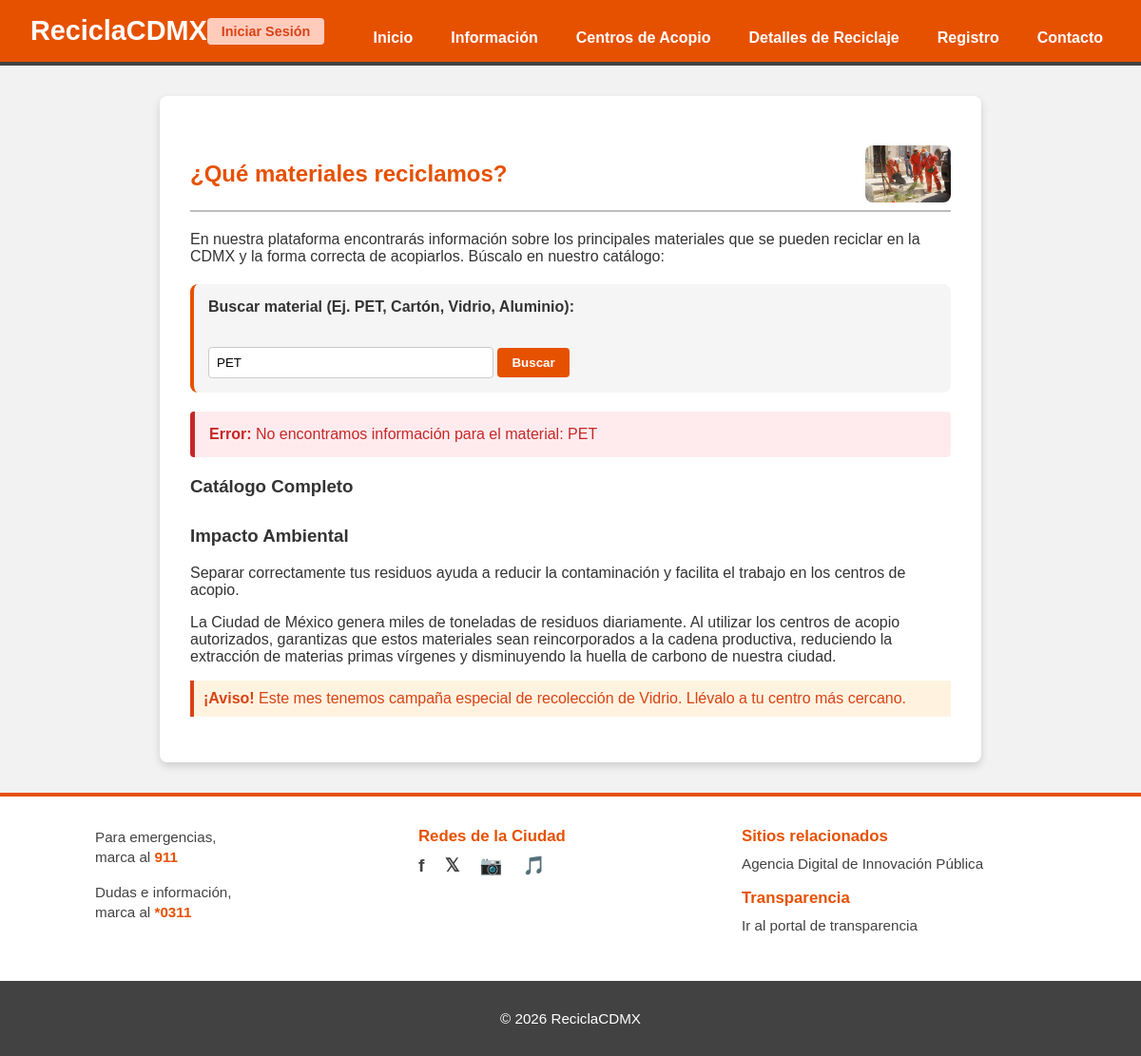
The page /informacion.php?buscar=PET on the database as committed earlier.
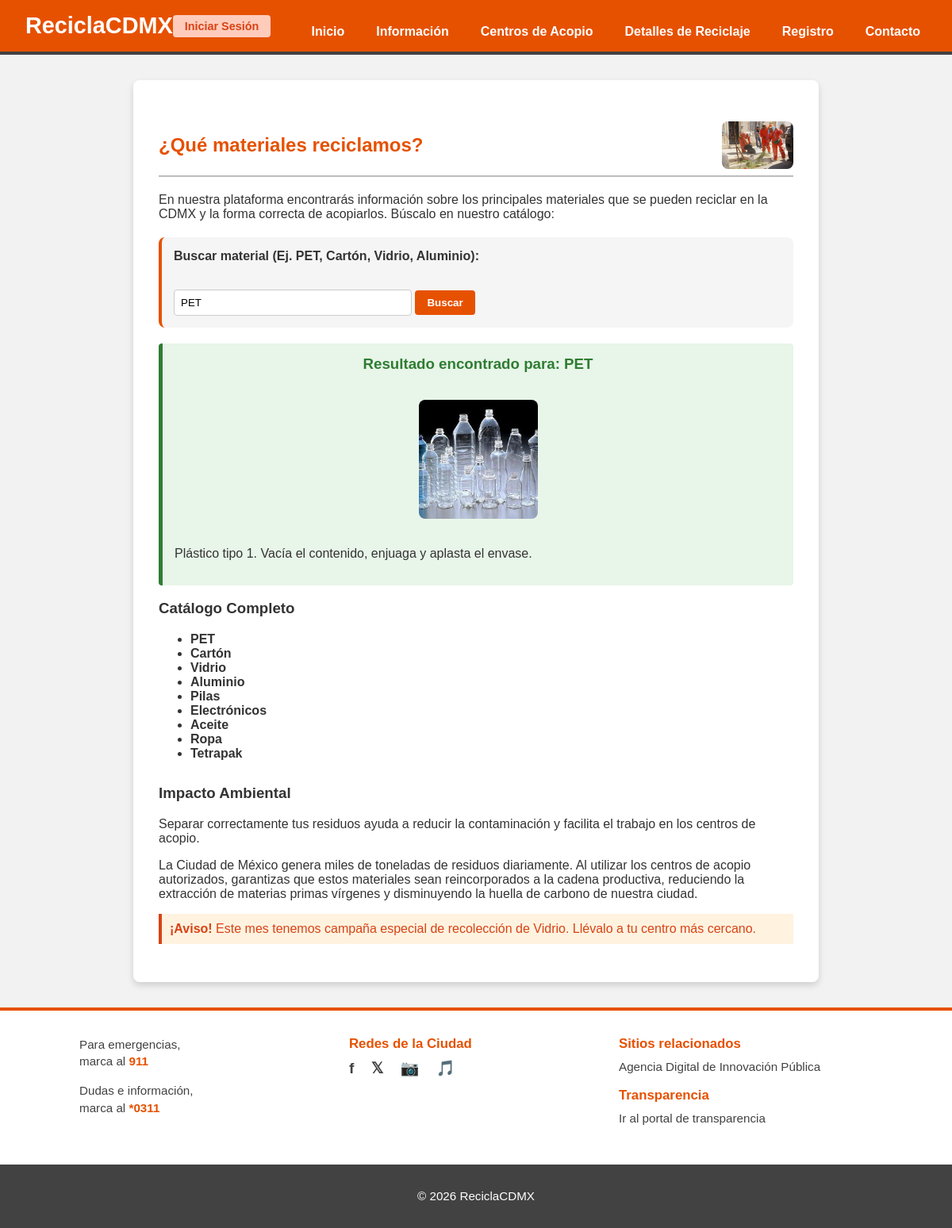
The same page on the database as committed later.
### tables this page shows
CREATE TABLE `materiales` (
  `id_material` int(11) NOT NULL,
  `nombre` varchar(50) NOT NULL,
  `descripcion` text NOT NULL,
  `imagen` varchar(100) NOT NULL
);

### informacion.php (the view, shortened to what this page needs)
<?php
    require_once 'includes/conexion.php';
    require_once 'includes/funciones.php';
    $tituloInformacion = "¿Qué materiales reciclamos?";
    $descripcionBasica = "En nuestra plataforma encontrarás información sobre los principales materiales que se pueden reciclar en la CDMX y la forma correcta de acopiarlos. Búscalo en nuestro catálogo:";
    $campanaActiva = true;
    $busqueda = "";
    $mensajeResultado = "";
    $materialEncontrado = null;
    $catalogoMateriales = obtenerCatalogoMateriales($conexion);
    if (isset($_GET["buscar"])) {
        $busqueda = trim($_GET["buscar"]);
        if (!empty($busqueda)) {
            $sqlBuscar = "SELECT id_material, nombre, descripcion, imagen
                          FROM materiales
                          WHERE nombre = ?
                          LIMIT 1";
            $stmtBuscar = mysqli_prepare($conexion, $sqlBuscar);
            mysqli_stmt_bind_param($stmtBuscar, "s", $busqueda);
            mysqli_stmt_execute($stmtBuscar);
            $resultadoBuscar = mysqli_stmt_get_result($stmtBuscar);
            if ($filaMaterial = mysqli_fetch_assoc($resultadoBuscar)) {
                $materialEncontrado = $filaMaterial;
            } else {
                $mensajeResultado = "No encontramos información para el material: " . htmlspecialchars($busqueda);
            }
        } else {
            $mensajeResultado = "Por favor, ingresa el nombre de un material para buscar.";
        }
    }
    include 'includes/header.php';
?>
    <main>
        <section>
            <h2 style="display: flex; align-items: center; justify-content: space-between;">
                <span><?php echo htmlspecialchars($tituloInformacion); ?></span>
                <img src="img/informacion.jpg" alt="Materiales reciclables CDMX" style="height: 60px; width: auto; object-fit: contain; border-radius: 8px;">
            </h2>
            <p><?php echo htmlspecialchars($descripcionBasica); ?></p>
            <form action="informacion.php" method="GET" style="margin: 20px 0; padding: 15px; background-color: #f5f5f5; border-radius: 8px; border-left: 4px solid #E65100;">
                <label for="buscar" style="font-weight: bold;">Buscar material (Ej. PET, Cartón, Vidrio, Aluminio):</label><br><br>
                <input type="text" id="buscar" name="buscar" value="<?php echo htmlspecialchars($busqueda); ?>" placeholder="Ingresa el material..." style="padding: 8px; width: 60%; max-width: 300px;">
                <button type="submit" style="padding: 8px 15px; background-color: #E65100; color: white; border: none; border-radius: 4px; cursor: pointer;">Buscar</button>
            </form>
        </section>
        <section>
            <?php if ($materialEncontrado !== null) { ?>
                <div style="background-color: #e8f5e9; padding: 15px; border-left: 5px solid #2e7d32; border-radius: 4px; text-align: center;">
                    <h3 style="color: #2e7d32; margin-top: 0;">Resultado encontrado para: <?php echo htmlspecialchars($materialEncontrado["nombre"]); ?></h3>
                    <img src="<?php echo htmlspecialchars($materialEncontrado["imagen"]); ?>" alt="<?php echo htmlspecialchars($materialEncontrado["nombre"]); ?>" style="width: 150px; height: 150px; object-fit: cover; border-radius: 8px; margin: 15px 0;">
                    <p style="text-align: left;"><?php echo htmlspecialchars($materialEncontrado["descripcion"]); ?></p>
                </div>
            <?php } else {
                echo mostrarMensaje($mensajeResultado, 'error');
            } ?>
        </section>
        <section>
            <h3>Catálogo Completo</h3>
            <ul>
                <?php foreach ($catalogoMateriales as $material) { ?>
                    <li><strong><?php echo htmlspecialchars($material["nombre"]); ?></strong></li>
                <?php } ?>
            </ul>
            <h3 style="margin-top: 30px;">Impacto Ambiental</h3>
            <p>Separar correctamente tus residuos ayuda a reducir la contaminación y facilita el trabajo en los centros de acopio.</p>
            <p>La Ciudad de México genera miles de toneladas de residuos diariamente. Al utilizar los centros de acopio autorizados, garantizas que estos materiales sean reincorporados a la cadena productiva, reduciendo la extracción de materias primas vírgenes y disminuyendo la huella de carbono de nuestra ciudad.</p>
            <?php if ($campanaActiva) { ?>
                <p style="background-color: #fff3e0; padding: 10px; border-left: 4px solid #d84315; color: #d84315;"><strong>¡Aviso!</strong> Este mes tenemos campaña especial de recolección de Vidrio. Llévalo a tu centro más cercano.</p>
            <?php } else { ?>
                <p>Recuerda limpiar y aplastar tus envases antes de entregarlos.</p>
            <?php } ?>
        </section>
    </main>
<?php
    include 'includes/footer.php';
?>

### includes/header.php (shortened to what this page needs)
<!DOCTYPE html>
<html lang="es">
<head>
    <link rel="stylesheet" href="css/style.css">
</head>
<body>
    <header>
        <div style="display: flex; justify-content: space-between; align-items: center;">
            <h1 style="margin: 0;">ReciclaCDMX</h1>
            <div style="color: white; font-weight: bold; font-size: 0.9em;">
                <?php if (isset($_SESSION['usuario'])) { ?>
                    👤 Hola, <?php echo htmlspecialchars($_SESSION['nombre']); ?> (<?php echo htmlspecialchars($_SESSION['rol']); ?>) | <a href="logout.php" style="color: #ffccbc; text-decoration: none;">Cerrar Sesión</a>
                <?php } else { ?>
                    <a href="login.php" style="background-color: #ffccbc; color: #d84315; padding: 6px 15px; border-radius: 4px; text-decoration: none;">Iniciar Sesión</a>
                <?php } ?>
            </div>
        </div>
        <nav style="margin-top: 15px;">
            <ul>
                <li><a href="index.php">Inicio</a></li>
                <li><a href="informacion.php">Información</a></li>
                <li><a href="centros.php">Centros de Acopio</a></li>
                <li><a href="detalle.php">Detalles de Reciclaje</a></li>
                <?php if (!isset($_SESSION['usuario'])): ?>
                    <li><a href="registro.php">Registro</a></li>
                <?php endif; ?>
                <li><a href="contacto.php">Contacto</a></li>
            </ul>
        </nav>
    </header>

### includes/funciones.php (shortened to what this page needs)
<?php
function mostrarMensaje($mensaje, $tipo = 'info') {
    if ($tipo === 'error') {
        $bgColor = "#ffebee"; $borderColor = "#c62828"; $textColor = "#c62828"; $prefijo = "Error:";
    } elseif ($tipo === 'exito') {
        $bgColor = "#e8f5e9"; $borderColor = "#2e7d32"; $textColor = "#2e7d32"; $prefijo = "¡Éxito!";
    } else {
        $bgColor = "#e3f2fd"; $borderColor = "#1976d2"; $textColor = "#1976d2"; $prefijo = "Aviso:";
    }
    return "<div style='background-color: $bgColor; padding: 15px; border-left: 5px solid $borderColor; border-radius: 4px; margin-bottom: 20px;'>
                <p style='color: $textColor; margin: 0;'><strong>$prefijo</strong> $mensaje</p>
            </div>";
}
function obtenerCatalogoMateriales($conexion) {
    $materiales = [];
    $sql = "SELECT id_material, nombre, descripcion, imagen
            FROM materiales
            ORDER BY id_material ASC";
    $stmt = mysqli_prepare($conexion, $sql);
    if ($stmt) {
        mysqli_stmt_execute($stmt);
        $resultado = mysqli_stmt_get_result($stmt);
        while ($fila = mysqli_fetch_assoc($resultado)) {
            $materiales[] = $fila;
        }
    }
    return $materiales;
}
?>

### includes/footer.php
<footer>
        <div class="footer-contenedor">
            <div class="footer-col">
                <p>Para emergencias,<br>marca al <strong style="color: #E65100;">911</strong></p>
                <p>Dudas e información,<br>marca al <strong style="color: #E65100;">*0311</strong></p>
            </div>
            <div class="footer-col">
                <strong class="titulo-naranja">Redes de la Ciudad</strong>
                <p style="font-weight: bold; font-size: 1.2rem; letter-spacing: 8px; color: #424242;">f 𝕏 📷 🎵</p>
            </div>
            <div class="footer-col">
                <strong class="titulo-naranja">Sitios relacionados</strong>
                <p><a href="https://adip.cdmx.gob.mx/" target="_blank" rel="noopener noreferrer">Agencia Digital de Innovación Pública</a></p>
                <strong class="titulo-naranja">Transparencia</strong>
                <p><a href="https://transparencia.cdmx.gob.mx/" target="_blank" rel="noopener noreferrer">Ir al portal de transparencia</a></p>
            </div>
        </div>
        <div class="footer-copy">
            <p>&copy; 2026 ReciclaCDMX</p>
        </div>
    </footer>
</body>
</html>

### css/style.css (style rules this page uses)
body { font-family: Arial, Helvetica, sans-serif; margin: 0; padding: 0; background-color: #f2f2f2; color: #333; display: flex; flex-direction: column; min-height: 100vh; }
header { background-color: #E65100; color: white; padding: 1rem 2rem; display: flex; justify-content: space-between; align-items: center; border-bottom: 4px solid #424242; }
header h1 { margin: 0; font-size: 1.8rem; }
nav ul { list-style: none; margin: 0; padding: 0; display: flex; gap: 1.5rem; }
nav a { color: white; text-decoration: none; font-weight: bold; padding: 0.5rem; transition: background-color 0.3s; }
main { flex: 1; max-width: 800px; margin: 2rem auto; padding: 2rem; background-color: white; border-radius: 8px; box-shadow: 0 4px 8px rgba(0, 0, 0, 0.15); width: 90%; }
h2 { color: #E65100; border-bottom: 2px solid #bdbdbd; padding-bottom: 0.5rem; }
form input, form textarea { width: 100%; padding: 0.5rem; margin-top: 0.5rem; border: 1px solid #ccc; border-radius: 4px; box-sizing: border-box; }
button { background-color: #E65100; color: white; border: none; padding: 0.7rem 1.5rem; margin-top: 1rem; cursor: pointer; border-radius: 4px; font-weight: bold; transition: background-color 0.3s; }
footer { background-color: white; border-top: 4px solid #E65100; margin-top: auto; font-size: 0.95rem; }
.footer-contenedor { display: flex; flex-direction: row; justify-content: space-between; align-items: flex-start; max-width: 1000px; margin: 0 auto; padding: 2rem 1rem; gap: 20px; }
.footer-col { flex: 1; color: #424242; text-align: left; }
.footer-col strong.titulo-naranja { color: #E65100; display: block; margin-bottom: 8px; font-size: 1.05rem; }
.footer-col p { margin: 0 0 1rem 0; line-height: 1.4; }
.footer-col a { color: #424242; text-decoration: none; }
.footer-copy { background-color: #424242; color: white; text-align: center; padding: 1rem 0; }

Rows that differ between the two databases and show on the page:
added materiales: nombre "PET", imagen (picture), descripcion "Plástico tipo 1. Vacía el contenido, enjuaga y aplasta el envase."
added materiales: nombre "Cartón"
added materiales: nombre "Vidrio"
added materiales: nombre "Aluminio"
added materiales: nombre "Pilas"
added materiales: nombre "Electrónicos"
added materiales: nombre "Aceite"
added materiales: nombre "Ropa"
added materiales: nombre "Tetrapak"
Other text that changed with them:
$prefijo: "Error:" → (not shown)
$mensaje: "No encontramos información para el material: PET" → (not shown)
text now shown: "Resultado encontrado para:"
